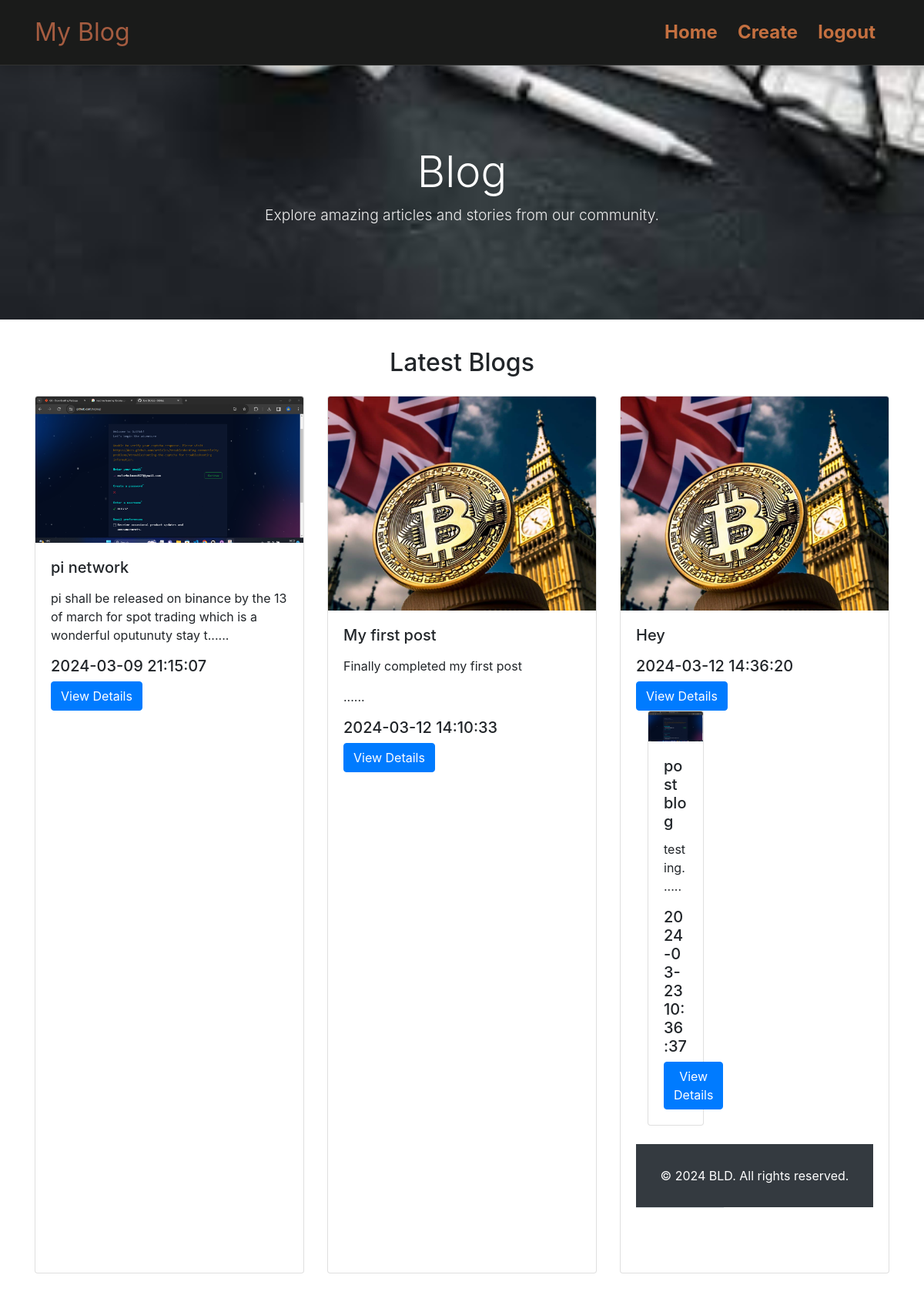
The app's page /Blog/blog.php with its own data.
### tables this page shows
CREATE TABLE `blogs` (
  `id` int(11) NOT NULL,
  `user_id` int(11) NOT NULL,
  `title` varchar(255) NOT NULL,
  `content` text NOT NULL,
  `image` varchar(255) DEFAULT NULL,
  `created_at` timestamp NOT NULL DEFAULT current_timestamp(),
  `updated_at` timestamp NOT NULL DEFAULT current_timestamp(),
  `likes` int(11) NOT NULL,
  `views` int(11) NOT NULL
);

### Blog/functions.php (the view, shortened to what this page needs)
<?php
function blogs(){
    include "connect.php";
    $sql = "SELECT * FROM `blogs` ORDER BY created_at ASC  ";
    $results = $dbconnect -> query($sql);
        while($row = $results->fetch_assoc()){
            $id = $row['id'];
            $title = $row['title'];
            $content = $row['content'];
            $image = $row['image'];
            $time = $row['created_at'];
            $len = strlen ($content);
            if($len > 108){
                $content = substr($content, 0 , 108);
            }else{
                $content = $content;
            }
echo "
<div class='col-md-4 mb-4'>
<div class='card h-100'>
    <img src='uploads/$image' class='card-img-top' alt='Blog Image'>
    <div class='card-body'>
        <h5 class='card-title'>$title</h5>
        <p class='card-text'>$content......</p>
        <h5>$time</h5>
        <a href='single-blog.php?r=$id' class='btn btn-primary'>View Details</a>
    </div>
</div>
</div>
        ";
    }
}

### Blog/blog.php (shortened to what this page needs)
<!DOCTYPE html>
<html lang="en">
<head>
    <link rel="stylesheet" href="https://stackpath.bootstrapcdn.com/bootstrap/4.5.2/css/bootstrap.min.css">
    <link rel="stylesheet" href="css/styles.css">
</head>
<body>
<nav class="navbar navbar-expand-lg sticky-top shadow">
        <div class="container">
            <a class="navbar-brand" href="index.php">My Blog</a>
            <div class="collapse navbar-collapse" id="navbarNav">
                <ul class="navbar-nav ml-auto">
                    <li class="nav-item active">
                        <a class="nav-link" href="index.php">Home <span class="sr-only">(current)</span></a>
                    </li>
                    <li class="nav-item">
                        <a class="nav-link" href="create.php">Create</a>
                    </li>
                    <li class="nav-item">
                        <a class="nav-link" href="#">logout</a>
                    </li>
                </ul>
            </div>
        </div>
    </nav>
    <header class="jumbotron jumbotron-fluid text-white bg-primary">
        <div class="container">
            <h1 class="display-4">Blog</h1>
            <p class="lead">Explore amazing articles and stories from our community.</p>
        </div>
    </header>
    <div class="container">
    <h2 class="text-center mb-4">Latest Blogs</h2>
    <div class="row">
      <?php
include "functions.php";
blogs();
?>
    </div>
</div>
    <footer class="py-4 bg-dark text-white">
        <div class="container text-center">
            <p>&copy; 2024 BLD. All rights reserved.</p>
        </div>
    </footer>
</body>
</html>

### Blog/css/styles.css (style rules this page uses)
.navbar { background-color: #1a1b1a; border-bottom: 1px solid rgba(255, 255, 255, 0.1); }
.navbar-brand { font-size: 2rem; color: #a55c40; }
.navbar-nav .nav-item { margin-right: 10px; }
.navbar-nav .nav-link { color: #c47040; font-weight: bold; font-size: 1.5rem; }
.jumbotron { background-image: url('./../images/bg.jpeg'); background-size: cover; background-position: center; padding: 100px 0; text-align: center; }
.jumbotron h1 { font-size: 3.5rem; color: #fff; }
.jumbotron p { font-size: 1.2rem; color: #eee; }
.container { padding-top: 5px; padding-bottom: 5px; }
footer { background-color: #222; color: #ccc; padding: 20px 0; }
footer p { margin: 0; }

### records on screen
blogs: image (picture), title "pi network", content "pi shall be released on binance by the 13 of march for spot trading which is a wonderful oputunuty stay t", created_at "2024-03-09 21:15:07"
blogs: image (picture), title "My first post", content "Finally completed my first post", created_at "2024-03-12 14:10:33"
blogs: image (picture), title "Hey", created_at "2024-03-12 14:36:20"
blogs: image (picture), title "post blog", content "testing", created_at "2024-03-23 10:36:37"
